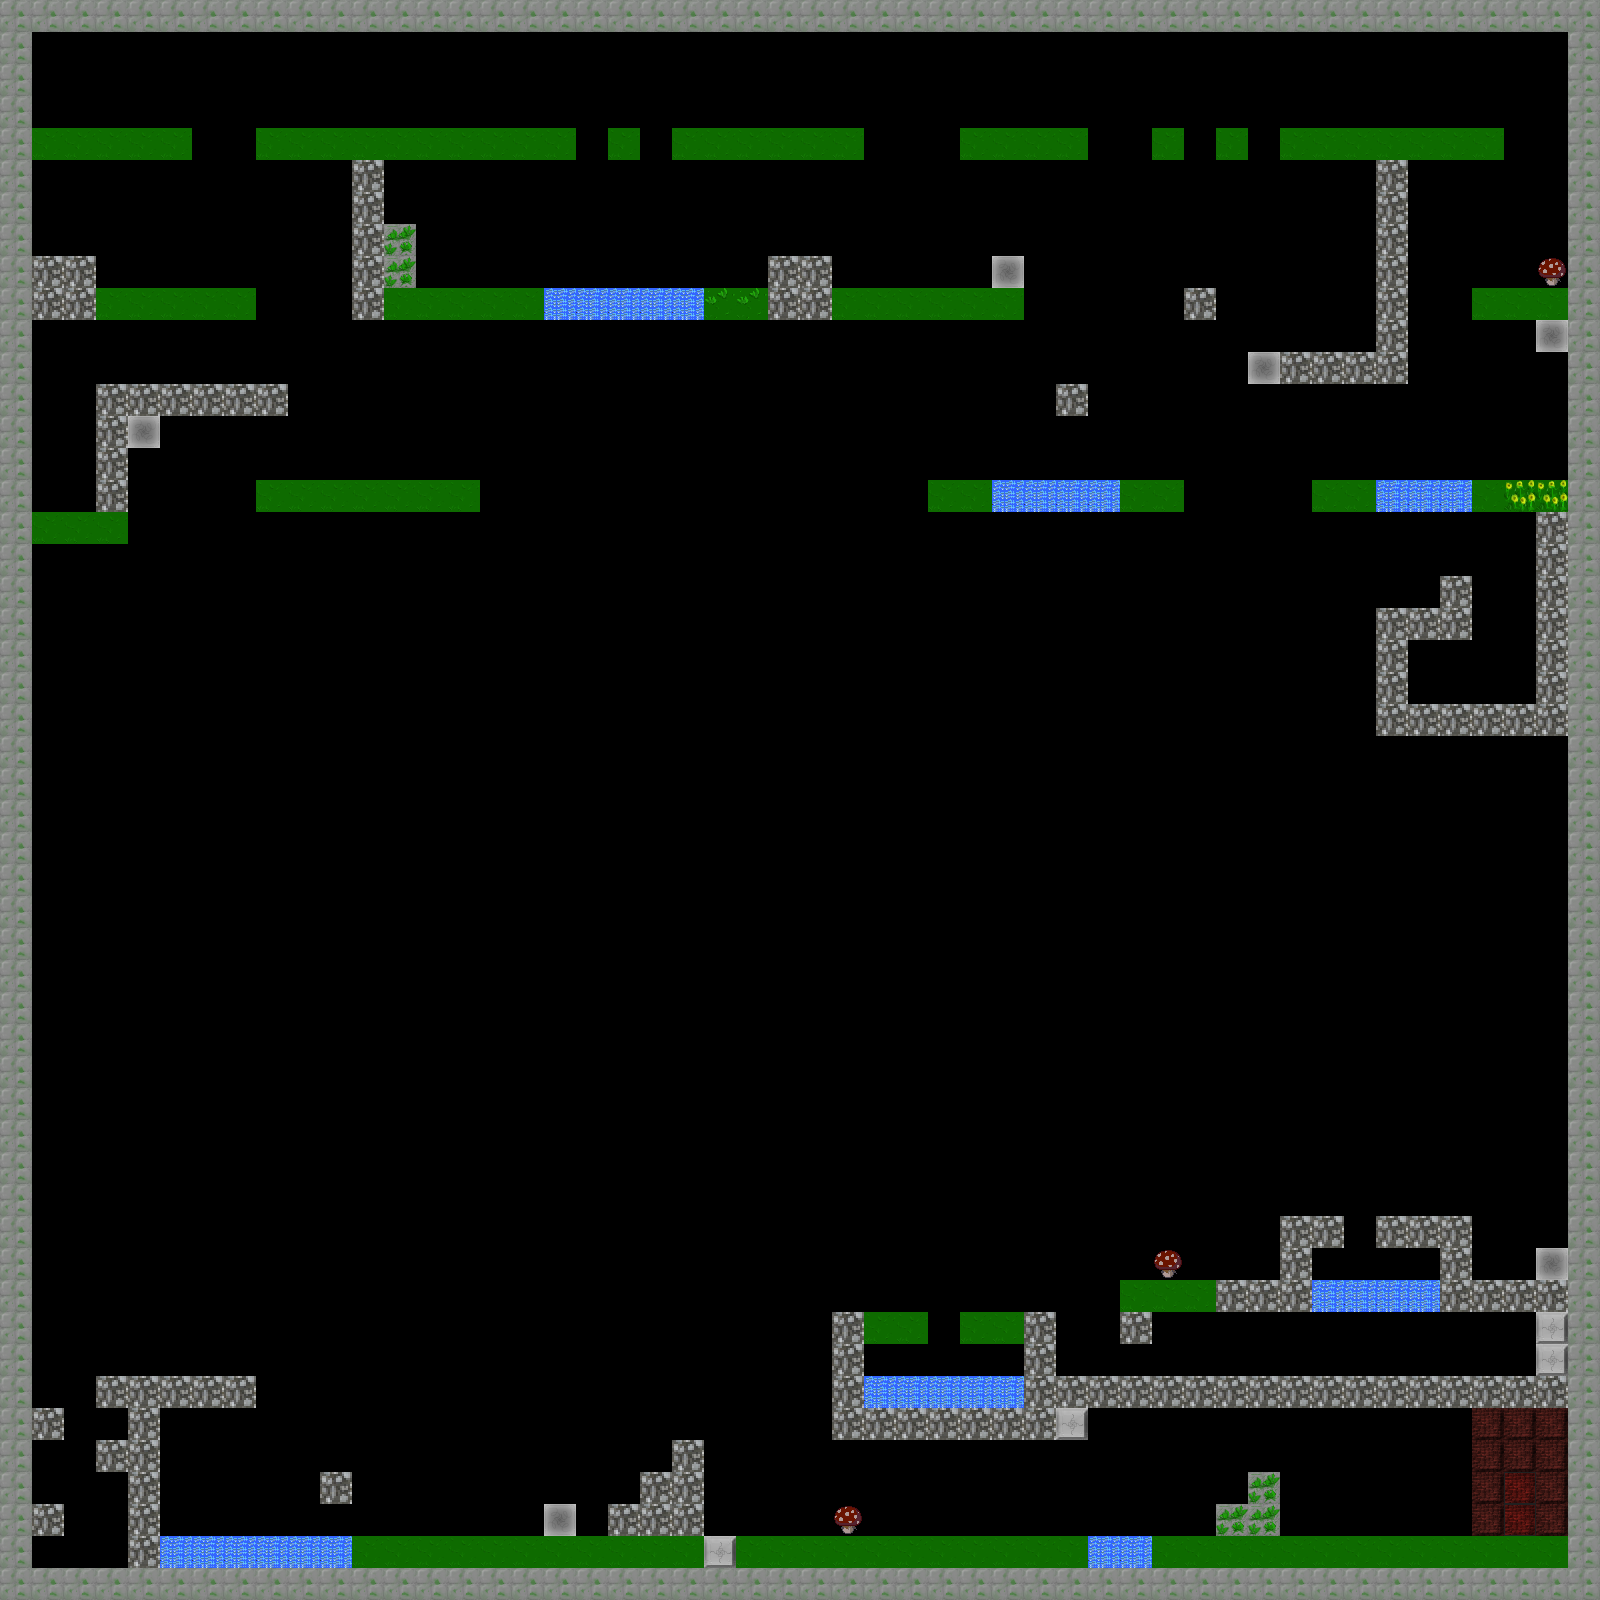

A 2D game scene composited from a Tiled map and its tileset images. What follows is a short description and the map's XML, with every tile layer's data as written:
An orthogonal 50x50 tile map with 32x32 px tiles, 1 tile layer (Camada de Tiles 1), 3 tilesets.

<map version="1.2" tiledversion="1.3.4" orientation="orthogonal" renderorder="right-down" width="50" height="50" tilewidth="32" tileheight="32" infinite="0" nextlayerid="2" nextobjectid="1">
 <tileset firstgid="1" source="floresta.tsx" />
 <tileset firstgid="65" source="Exemplo.tsx" />
 <tileset firstgid="73" source="terrain_atlas.tsx" />
 <layer id="1" name="Camada de Tiles 1" width="50" height="50">
  <data encoding="csv">
9,9,9,9,9,9,9,9,9,9,9,9,9,9,9,9,9,9,9,9,9,9,9,9,9,9,9,9,9,9,9,9,9,9,9,9,9,9,9,9,9,9,9,9,9,9,9,9,9,9,
9,0,0,0,0,0,0,0,0,0,0,0,0,0,0,0,0,0,0,0,0,0,0,0,0,0,0,0,0,0,0,0,0,0,0,0,0,0,0,0,0,0,0,0,0,0,0,0,0,9,
9,0,0,0,0,0,0,0,0,0,0,0,0,0,0,0,0,0,0,0,0,0,0,0,0,0,0,0,0,0,0,0,0,0,0,0,0,0,0,0,0,0,0,0,0,0,0,0,0,9,
9,0,0,0,0,0,0,0,0,0,0,0,0,0,0,0,0,0,0,0,0,0,0,0,0,0,0,0,0,0,0,0,0,0,0,0,0,0,0,0,0,0,0,0,0,0,0,0,0,9,
9,20,20,20,20,20,0,0,20,20,20,20,20,20,20,20,20,20,0,20,0,20,20,20,20,20,20,0,0,0,20,20,20,20,0,0,20,0,20,0,20,20,20,20,20,20,20,0,0,9,
9,0,0,0,0,0,0,0,0,0,0,68,0,0,0,0,0,0,0,0,0,0,0,0,0,0,0,0,0,0,0,0,0,0,0,0,0,0,0,0,0,0,0,68,0,0,0,0,0,9,
9,0,0,0,0,0,0,0,0,0,0,68,0,0,0,0,0,0,0,0,0,0,0,0,0,0,0,0,0,0,0,0,0,0,0,0,0,0,0,0,0,0,0,68,0,0,0,0,0,9,
9,0,0,0,0,0,0,0,0,0,0,68,13,0,0,0,0,0,0,0,0,0,0,0,0,0,0,0,0,0,0,0,0,0,0,0,0,0,0,0,0,0,0,68,0,0,0,0,0,9,
9,68,68,0,0,0,0,0,0,0,0,68,13,0,0,0,0,0,0,0,0,0,0,0,68,68,0,0,0,0,0,15,0,0,0,0,0,0,0,0,0,0,0,68,0,0,0,0,1091,9,
9,68,68,20,20,20,20,20,0,0,0,68,20,20,20,20,20,66,66,66,66,66,19,19,68,68,20,20,20,20,20,20,0,0,0,0,0,68,0,0,0,0,0,68,0,0,20,20,20,9,
9,0,0,0,0,0,0,0,0,0,0,0,0,0,0,0,0,0,0,0,0,0,0,0,0,0,0,0,0,0,0,0,0,0,0,0,0,0,0,0,0,0,0,68,0,0,0,0,15,9,
9,0,0,0,0,0,0,0,0,0,0,0,0,0,0,0,0,0,0,0,0,0,0,0,0,0,0,0,0,0,0,0,0,0,0,0,0,0,0,15,68,68,68,68,0,0,0,0,0,9,
9,0,0,68,68,68,68,68,68,0,0,0,0,0,0,0,0,0,0,0,0,0,0,0,0,0,0,0,0,0,0,0,0,68,0,0,0,0,0,0,0,0,0,0,0,0,0,0,0,9,
9,0,0,68,15,0,0,0,0,0,0,0,0,0,0,0,0,0,0,0,0,0,0,0,0,0,0,0,0,0,0,0,0,0,0,0,0,0,0,0,0,0,0,0,0,0,0,0,0,9,
9,0,0,68,0,0,0,0,0,0,0,0,0,0,0,0,0,0,0,0,0,0,0,0,0,0,0,0,0,0,0,0,0,0,0,0,0,0,0,0,0,0,0,0,0,0,0,0,0,9,
9,0,0,68,0,0,0,0,20,20,20,20,20,20,20,0,0,0,0,0,0,0,0,0,0,0,0,0,0,20,20,66,66,66,66,20,20,0,0,0,0,20,20,66,66,66,20,62,62,9,
9,20,20,20,0,0,0,0,0,0,0,0,0,0,0,0,0,0,0,0,0,0,0,0,0,0,0,0,0,0,0,0,0,0,0,0,0,0,0,0,0,0,0,0,0,0,0,0,68,9,
9,0,0,0,0,0,0,0,0,0,0,0,0,0,0,0,0,0,0,0,0,0,0,0,0,0,0,0,0,0,0,0,0,0,0,0,0,0,0,0,0,0,0,0,0,0,0,0,68,9,
9,0,0,0,0,0,0,0,0,0,0,0,0,0,0,0,0,0,0,0,0,0,0,0,0,0,0,0,0,0,0,0,0,0,0,0,0,0,0,0,0,0,0,0,0,68,0,0,68,9,
9,0,0,0,0,0,0,0,0,0,0,0,0,0,0,0,0,0,0,0,0,0,0,0,0,0,0,0,0,0,0,0,0,0,0,0,0,0,0,0,0,0,0,68,68,68,0,0,68,9,
9,0,0,0,0,0,0,0,0,0,0,0,0,0,0,0,0,0,0,0,0,0,0,0,0,0,0,0,0,0,0,0,0,0,0,0,0,0,0,0,0,0,0,68,0,0,0,0,68,9,
9,0,0,0,0,0,0,0,0,0,0,0,0,0,0,0,0,0,0,0,0,0,0,0,0,0,0,0,0,0,0,0,0,0,0,0,0,0,0,0,0,0,0,68,0,0,0,0,68,9,
9,0,0,0,0,0,0,0,0,0,0,0,0,0,0,0,0,0,0,0,0,0,0,0,0,0,0,0,0,0,0,0,0,0,0,0,0,0,0,0,0,0,0,68,68,68,68,68,68,9,
9,0,0,0,0,0,0,0,0,0,0,0,0,0,0,0,0,0,0,0,0,0,0,0,0,0,0,0,0,0,0,0,0,0,0,0,0,0,0,0,0,0,0,0,0,0,0,0,0,9,
9,0,0,0,0,0,0,0,0,0,0,0,0,0,0,0,0,0,0,0,0,0,0,0,0,0,0,0,0,0,0,0,0,0,0,0,0,0,0,0,0,0,0,0,0,0,0,0,0,9,
9,0,0,0,0,0,0,0,0,0,0,0,0,0,0,0,0,0,0,0,0,0,0,0,0,0,0,0,0,0,0,0,0,0,0,0,0,0,0,0,0,0,0,0,0,0,0,0,0,9,
9,0,0,0,0,0,0,0,0,0,0,0,0,0,0,0,0,0,0,0,0,0,0,0,0,0,0,0,0,0,0,0,0,0,0,0,0,0,0,0,0,0,0,0,0,0,0,0,0,9,
9,0,0,0,0,0,0,0,0,0,0,0,0,0,0,0,0,0,0,0,0,0,0,0,0,0,0,0,0,0,0,0,0,0,0,0,0,0,0,0,0,0,0,0,0,0,0,0,0,9,
9,0,0,0,0,0,0,0,0,0,0,0,0,0,0,0,0,0,0,0,0,0,0,0,0,0,0,0,0,0,0,0,0,0,0,0,0,0,0,0,0,0,0,0,0,0,0,0,0,9,
9,0,0,0,0,0,0,0,0,0,0,0,0,0,0,0,0,0,0,0,0,0,0,0,0,0,0,0,0,0,0,0,0,0,0,0,0,0,0,0,0,0,0,0,0,0,0,0,0,9,
9,0,0,0,0,0,0,0,0,0,0,0,0,0,0,0,0,0,0,0,0,0,0,0,0,0,0,0,0,0,0,0,0,0,0,0,0,0,0,0,0,0,0,0,0,0,0,0,0,9,
9,0,0,0,0,0,0,0,0,0,0,0,0,0,0,0,0,0,0,0,0,0,0,0,0,0,0,0,0,0,0,0,0,0,0,0,0,0,0,0,0,0,0,0,0,0,0,0,0,9,
9,0,0,0,0,0,0,0,0,0,0,0,0,0,0,0,0,0,0,0,0,0,0,0,0,0,0,0,0,0,0,0,0,0,0,0,0,0,0,0,0,0,0,0,0,0,0,0,0,9,
9,0,0,0,0,0,0,0,0,0,0,0,0,0,0,0,0,0,0,0,0,0,0,0,0,0,0,0,0,0,0,0,0,0,0,0,0,0,0,0,0,0,0,0,0,0,0,0,0,9,
9,0,0,0,0,0,0,0,0,0,0,0,0,0,0,0,0,0,0,0,0,0,0,0,0,0,0,0,0,0,0,0,0,0,0,0,0,0,0,0,0,0,0,0,0,0,0,0,0,9,
9,0,0,0,0,0,0,0,0,0,0,0,0,0,0,0,0,0,0,0,0,0,0,0,0,0,0,0,0,0,0,0,0,0,0,0,0,0,0,0,0,0,0,0,0,0,0,0,0,9,
9,0,0,0,0,0,0,0,0,0,0,0,0,0,0,0,0,0,0,0,0,0,0,0,0,0,0,0,0,0,0,0,0,0,0,0,0,0,0,0,0,0,0,0,0,0,0,0,0,9,
9,0,0,0,0,0,0,0,0,0,0,0,0,0,0,0,0,0,0,0,0,0,0,0,0,0,0,0,0,0,0,0,0,0,0,0,0,0,0,0,0,0,0,0,0,0,0,0,0,9,
9,0,0,0,0,0,0,0,0,0,0,0,0,0,0,0,0,0,0,0,0,0,0,0,0,0,0,0,0,0,0,0,0,0,0,0,0,0,0,0,68,68,0,68,68,68,0,0,0,9,
9,0,0,0,0,0,0,0,0,0,0,0,0,0,0,0,0,0,0,0,0,0,0,0,0,0,0,0,0,0,0,0,0,0,0,0,1091,0,0,0,68,0,0,0,0,68,0,0,15,9,
9,0,0,0,0,0,0,0,0,0,0,0,0,0,0,0,0,0,0,0,0,0,0,0,0,0,0,0,0,0,0,0,0,0,0,20,20,20,68,68,68,66,66,66,66,68,68,68,68,9,
9,0,0,0,0,0,0,0,0,0,0,0,0,0,0,0,0,0,0,0,0,0,0,0,0,0,68,20,20,0,20,20,68,0,0,68,0,0,0,0,0,0,0,0,0,0,0,0,23,9,
9,0,0,0,0,0,0,0,0,0,0,0,0,0,0,0,0,0,0,0,0,0,0,0,0,0,68,0,0,0,0,0,68,0,0,0,0,0,0,0,0,0,0,0,0,0,0,0,23,9,
9,0,0,68,68,68,68,68,0,0,0,0,0,0,0,0,0,0,0,0,0,0,0,0,0,0,68,66,66,66,66,66,68,68,68,68,68,68,68,68,68,68,68,68,68,68,68,68,68,9,
9,68,0,0,68,0,0,0,0,0,0,0,0,0,0,0,0,0,0,0,0,0,0,0,0,0,68,68,68,68,68,68,68,23,0,0,0,0,0,0,0,0,0,0,0,0,34,34,34,9,
9,0,0,68,68,0,0,0,0,0,0,0,0,0,0,0,0,0,0,0,0,68,0,0,0,0,0,0,0,0,0,0,0,0,0,0,0,0,0,0,0,0,0,0,0,0,34,34,34,9,
9,0,0,0,68,0,0,0,0,0,68,0,0,0,0,0,0,0,0,0,68,68,0,0,0,0,0,0,0,0,0,0,0,0,0,0,0,0,0,13,0,0,0,0,0,0,34,37,34,9,
9,68,0,0,68,0,0,0,0,0,0,0,0,0,0,0,0,15,0,68,68,68,0,0,0,0,1091,0,0,0,0,0,0,0,0,0,0,0,13,13,0,0,0,0,0,0,34,37,34,9,
9,0,0,0,68,66,66,66,66,66,66,20,20,20,20,20,20,20,20,20,20,20,23,20,20,20,20,20,20,20,20,20,20,20,66,66,20,20,20,20,20,20,20,20,20,20,20,20,20,9,
9,9,9,9,9,9,9,9,9,9,9,9,9,9,9,9,9,9,9,9,9,9,9,9,9,9,9,9,9,9,9,9,9,9,9,9,9,9,9,9,9,9,9,9,9,9,9,9,9,9
</data>
 </layer>
</map>
